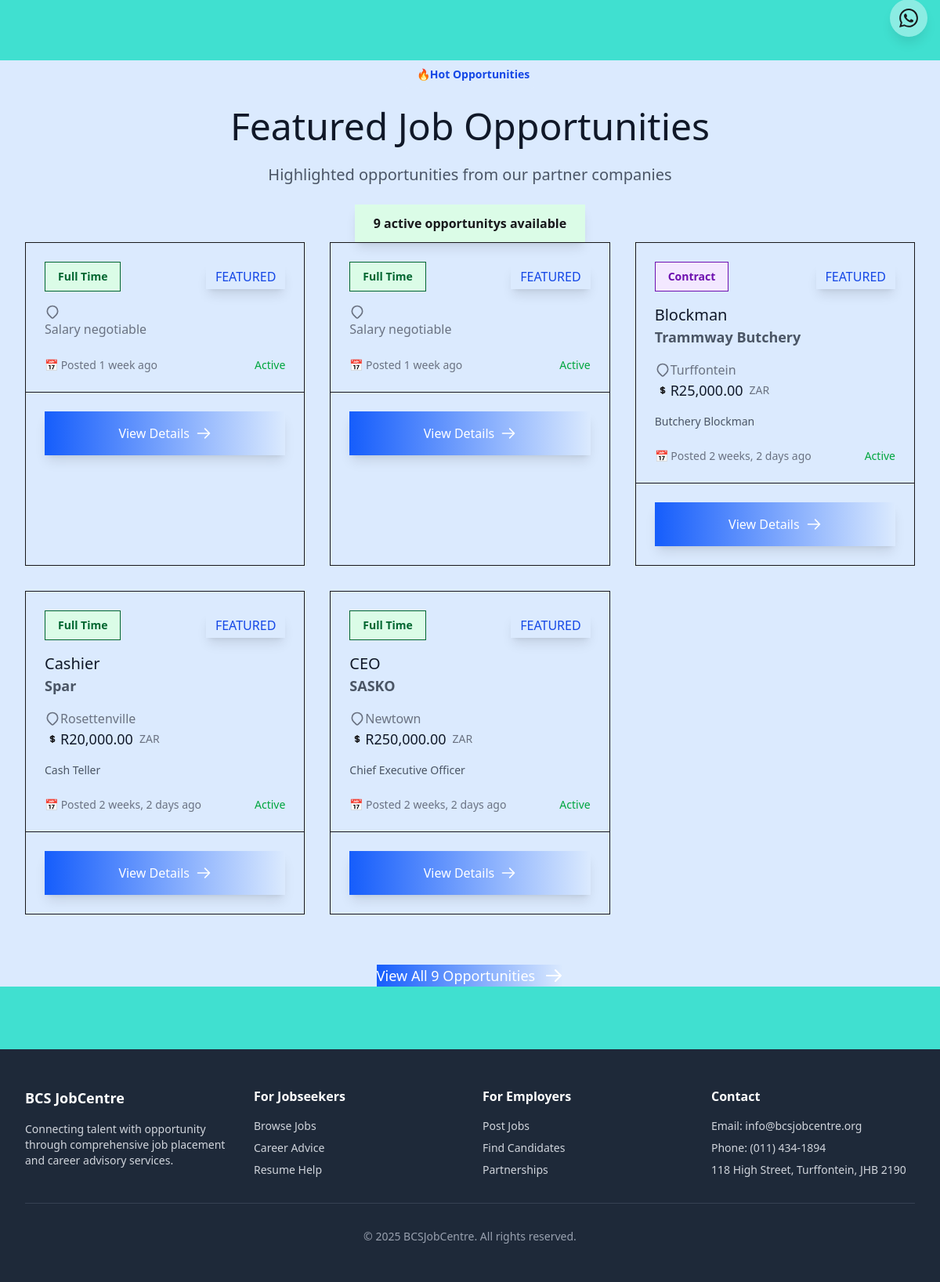
The app's page / (lower part), older data.
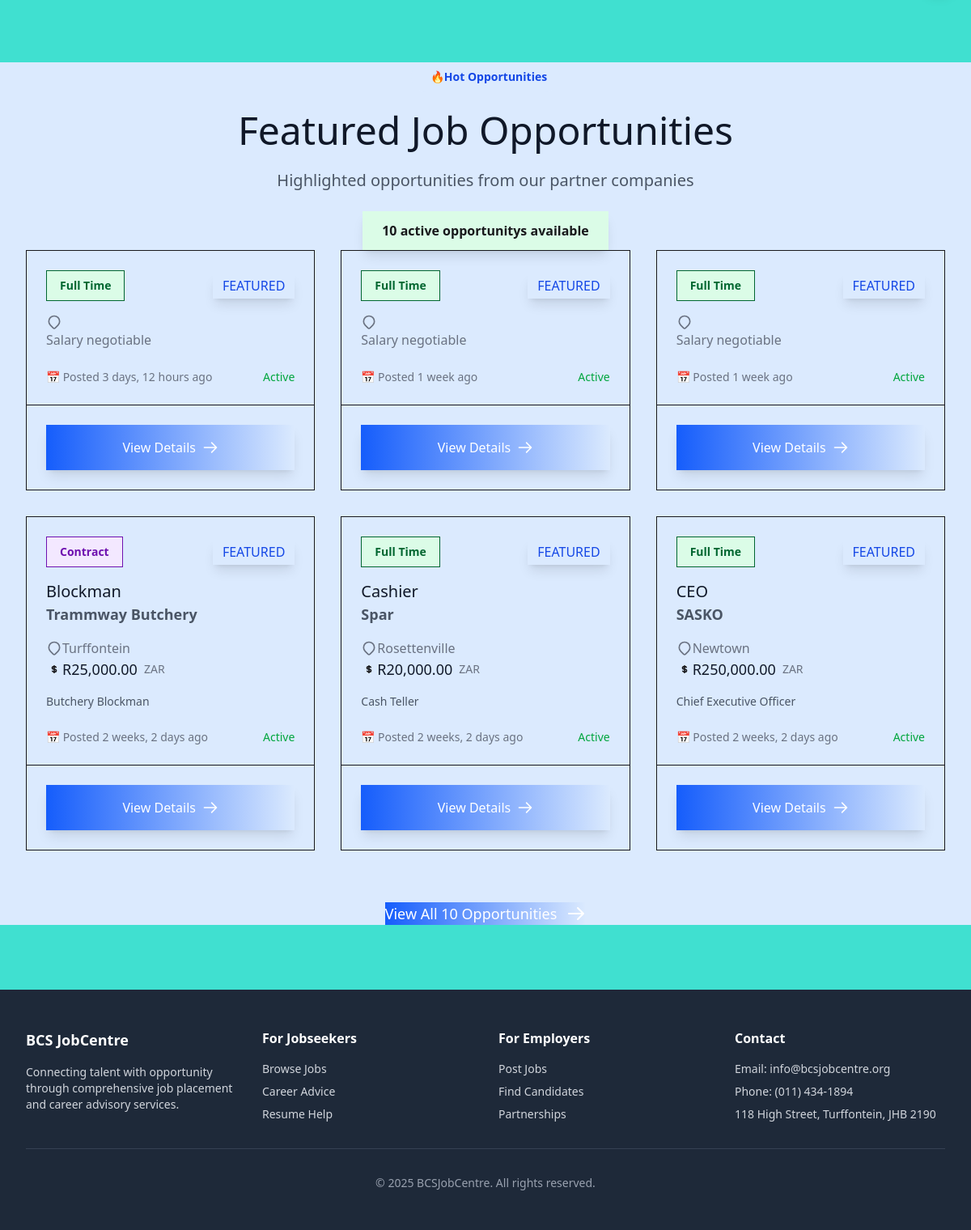
The same page, newer data.
### jobs/models.py (models this page shows, shortened)
class Vacancy(models.Model):
    employer = models.ForeignKey(User, on_delete=models.CASCADE, related_name="vacancies")
    title = models.CharField(max_length=200)
    description = models.TextField()
    location = models.CharField(max_length=200, blank=True)
    salary = models.CharField(max_length=100, blank=True)
    is_active = models.BooleanField(default=True)
    created_at = models.DateTimeField(auto_now_add=True)
    updated_at = models.DateTimeField(auto_now=True)
    class Meta:
        ordering = ["-created_at"]

### jobs/views.py (the view)
# urls.py: path("", home, name="home"),
def home(request):
    total_active_jobs = Vacancy.objects.filter(is_active=True).count()
    if total_active_jobs == 0:
        featured_vacancies = []
        section_title = "Featured Job Opportunities"
        section_description = "No job opportunities available yet"
    else:
        featured_vacancies = Vacancy.objects.filter(is_active=True, is_featured=True).order_by('-posted_date')[:6]
        if featured_vacancies.exists():
            section_title = "Featured Job Opportunities"
            section_description = "Highlighted opportunities from our partner companies"
        else:
            featured_vacancies = Vacancy.objects.filter(is_active=True).order_by('-posted_date')[:6]
            section_title = "Recent Job Opportunities"
            section_description = "Latest opportunities from our partner companies"
    context = {
        'featured_vacancies': featured_vacancies,
        'section_title': section_title,
        'section_description': section_description,
        'total_active_jobs': total_active_jobs,
    }
    return render(request, 'jobs/home.html', context)

### jobs/templatetags/currency_filters.py (called while the page is built)
@register.filter
def format_zar(value):
    if not value:
        return "Salary negotiable"
    value = str(value)
    if value.startswith('R'):
        return value
    if value.startswith('$'):
        return value.replace('$', 'R')
    if any(symbol in value for symbol in ['€', '£', 'USD', 'EUR', 'GBP']):
        return f"R{value} (converted)"
    return f"R{value}"

### templates/jobs/home.html (shortened to what the changed rows need)
{% extends 'base.html' %}
{% load currency_filters %}
{% block content %}
        <div class="social-stack">
            <a href="https://wa.me/1234567890" target="_blank" class="social-icon whatsapp-icon">
            </a>
        </div>
<div class="bg-gradient-to-b from-gray-50 to-white py-20 relative overflow-hidden">
    <div class="relative max-w-7xl mx-auto px-4 sm:px-6 lg:px-8 bg-blue-100">
        <div class="text-center mb-16">
            <div class="inline-flex items-center px-4 py-2 rounded-full bg-blue-100 text-blue-700 text-sm font-bold mb-6">
                🔥 <h5> Hot Opportunities</h5>
            </div>
            <h2 class="text-4xl font-black text-gray-900 sm:text-5xl mb-6">
                {{ section_title }}
            </h2>
            <p class="mt-4 text-xl text-gray-600 font-medium max-w-3xl mx-auto">
                {{ section_description }}
            </p>
            {% if total_active_jobs > 0 %}
            <div class="mt-6 inline-flex items-center px-6 py-3 rounded-2xl bg-green-100 text-green-700 font-bold shadow-lg">
                {{ total_active_jobs }} active opportunity{{ total_active_jobs|pluralize }} available
            </div>
            {% endif %}
        </div>
        <div class="grid gap-8 md:grid-cols-2 lg:grid-cols-3">
            {% for vacancy in featured_vacancies %}
            <div class="group bg-white/90 backdrop-blur-sm rounded-3xl shadow-2xl overflow-hidden border border-gray-200/50 hover:shadow-3xl transition-all duration-500 transform hover:-translate-y-2 hover:scale-[1.02]">
                <div class="p-6 border-b border-gray-100/50">
                    <div class="flex items-center justify-between mb-4">
                        <span class="inline-flex items-center px-4 py-2 rounded-2xl text-sm font-bold
                                    {% if vacancy.job_type == 'full_time' %}bg-green-100 text-green-800 border border-green-200
                                    {% elif vacancy.job_type == 'part_time' %}bg-blue-100 text-blue-800 border border-blue-200
                                    {% elif vacancy.job_type == 'contract' %}bg-purple-100 text-purple-800 border border-purple-200
                                    {% elif vacancy.job_type == 'remote' %}bg-orange-100 text-orange-800 border border-orange-200
                                    {% else %}bg-gray-100 text-gray-800 border border-gray-200{% endif %}">
                            {{ vacancy.get_job_type_display }}
                        </span>
                        {% if vacancy.is_featured %}
                        <span class="inline-flex items-center px-3 py-1 rounded-2xl text-xs font-black bg-gradient-to-r from-yellow-400 to-orange-400 text-blue-700 shadow-lg">
                            FEATURED
                        </span>
                        {% endif %}
                    </div>
                    <h3 class="text-xl font-black text-gray-900 mb-3 group-hover:text-blue-600 transition-colors duration-300 line-clamp-2">
                        <a href="{% url 'jobs:vacancy_detail' vacancy.id %}">
                            {{ vacancy.title }}
                        </a>
                    </h3>
                    <p class="text-gray-600 font-bold text-lg mb-4">{{ vacancy.company }}</p>
                    <div class="space-y-3 mb-4">
                        <div class="flex items-center text-gray-500 font-medium">
                            <svg class="h-5 w-5 mr-3 text-blue-500" fill="none" viewBox="0 0 24 24" stroke="currentColor">
                                <path stroke-linecap="round" stroke-linejoin="round" stroke-width="2" d="M17.657 16.657L13.414 20.9a1.998 1.998 0 01-2.827 0l-4.244-4.243a8 8 0 1111.314 0z"/>
                            </svg>
                            <span>{{ vacancy.location }}</span>
                        </div>
                        {% if vacancy.salary %}
                        <div class="flex items-center">
                            <svg class="h-5 w-5 mr-3 text-green-500" fill="none" viewBox="0 0 24 24" stroke="currentColor">
                                <path stroke-linecap="round" stroke-linejoin="round" stroke-width="2" d="M12 8c-1.657 0-3 .895-3 2s1.343 2 3 2 3 .895 3 2-1.343 2-3 2m0-8c1.11 0 2.08.402 2.599 1M12 8V7m0 1v8m0 0v1m0-1c-1.11 0-2.08-.402-2.599-1"/>
                            </svg>
                            <span class="text-lg font-black text-gray-900">
                                {{ vacancy.salary|format_zar }}
                            </span>
                            <span class="text-sm text-gray-500 ml-2 font-medium">ZAR</span>
                        </div>
                        {% else %}
                        <div class="text-gray-500 font-medium">
                             Salary negotiable
                        </div>
                        {% endif %}
                    </div>
                    <p class="text-gray-600 text-sm mb-6 line-clamp-3 leading-relaxed">
                        {{ vacancy.description|truncatewords:25 }}
                    </p>
                    <div class="flex items-center justify-between text-sm text-gray-500 font-medium">
                        <span>📅 Posted {{ vacancy.posted_date|timesince }} ago</span>
                        <div class="flex items-center">
                            <span class="text-green-600">Active</span>
                        </div>
                    </div>
                </div>
                <div class="p-6 bg-gradient-to-r from-gray-50 to-white group-hover:from-blue-50 group-hover:to-purple-50 transition-all duration-300">
                    <a href="{% url 'jobs:vacancy_detail' vacancy.id %}"
                       class="w-full inline-flex justify-center items-center px-6 py-4 text-base font-black rounded-2xl shadow-lg transition-all duration-300 transform group-hover:-translate-y-1 bg-gradient-to-r from-blue-600 to-purple-600 text-white hover:from-blue-700 hover:to-purple-700 hover:shadow-2xl">
                        View Details
                        <svg class="w-5 h-5 ml-2 group-hover:translate-x-1 transition-transform" fill="none" stroke="currentColor" viewBox="0 0 24 24">
                            <path stroke-linecap="round" stroke-linejoin="round" stroke-width="2" d="M14 5l7 7m0 0l-7 7m7-7H3"/>
                        </svg>
                    </a>
                </div>
            </div>
            {% endfor %}
        </div>
        {% if featured_vacancies and total_active_jobs > 6 %}
        <div class="mt-16 text-center">
            <a href="{% url 'jobs:vacancy_list' %}"
               class="inline-flex items-center px-12 py-5 text-lg font-black rounded-2xl transition-all duration-300 transform hover:-translate-y-1 bg-gradient-to-r from-blue-600 to-purple-600 text-white hover:from-blue-700 hover:to-purple-700 shadow-2xl hover:shadow-3xl">
                View All {{ total_active_jobs }} Opportunities
                <svg class="ml-3 w-6 h-6 group-hover:translate-x-2 transition-transform" fill="none" stroke="currentColor" viewBox="0 0 24 24">
                    <path stroke-linecap="round" stroke-linejoin="round" stroke-width="2" d="M14 5l7 7m0 0l-7 7m7-7H3"/>
                </svg>
            </a>
        </div>
        {% endif %}
    </div>
</div>
{% endblock %}

Row changes from the older to the newer data that the page shows:
added Vacancy: job_type "Full Time", is_featured "FEATURED", salary "Salary negotiable", posted_date "3 days, 12 hours"
Text that changed along with them:
{{ total_active_jobs }}: "9" → "10"
